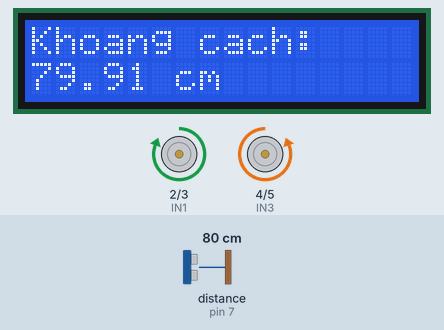
Bench run of a sketch on a simulated Arduino Uno, built with avr-gcc and run on an emulated ATmega328P. Shown: 16×2 character LCD, motor-driver pin pairs drawn as motors (green arrow = first pin HIGH = forward, orange = second pin HIGH = backward, longer = more drive). Wiring (inferred from the names in the program): ultrasonic range finder: trigger pin 8; echo pin 7. Inputs (shaded band) come from the test bench; at power-on: distance to the obstacle (sensor on pin 7) 80 cm. The echo pulse lasts 58.3 µs per cm.

Above: at 1.3 s.
1.4 s: distance to the obstacle (sensor on pin 7) set to 2 cm
At 3.3 s:
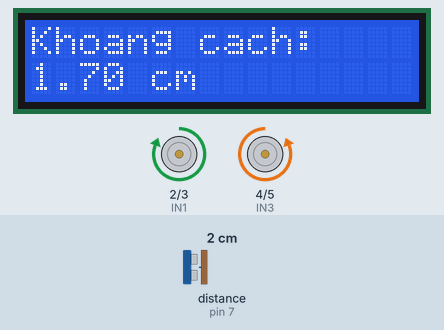
5.2 s: distance to the obstacle (sensor on pin 7) set to 4 cm
At 6.1 s:
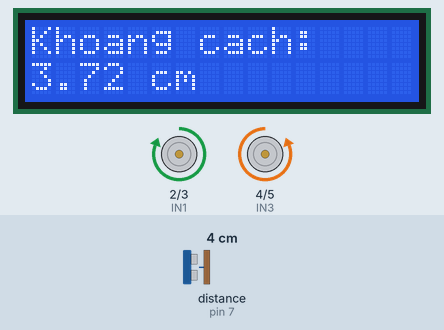
7.2 s: distance to the obstacle (sensor on pin 7) set to 9 cm
At 8.3 s:
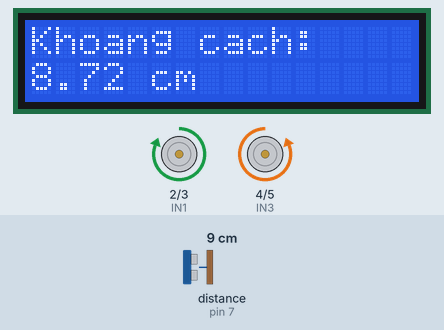
Timing chart, 0 to 10.2 s (numbered marks = the images above; inputs shaded):
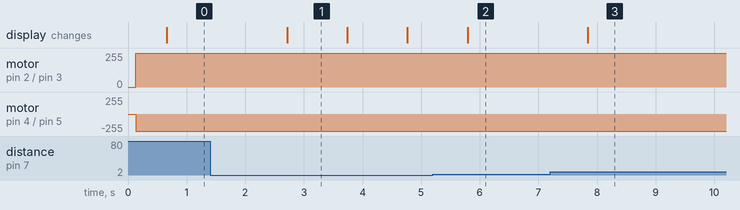

Measured:
- after the input at 1.4 s, the display: changes after 1.3 s (image 1)
- after the input at 5.2 s, the display: changes after 0.59 s (image 2)
- after the input at 7.2 s, the display: changes after 0.64 s (image 3)
- what the display in image 1 shows lasts 1.0 s, from 2.7 s to 3.7 s

The sketch:

Week7_Thuchanh2_Bai9.ino
```cpp
#include <Wire.h>
#include <LiquidCrystal_I2C.h>

const int echoPin = 7;
const int triggerPin = 8;

#define IN1 2
#define IN2 3
#define IN3 4
#define IN4 5

LiquidCrystal_I2C lcd(0x27, 16, 2);

void setup() {
  lcd.init();
  pinMode(IN1, OUTPUT);
  pinMode(IN2, OUTPUT);
  pinMode(IN3, OUTPUT);
  pinMode(IN4, OUTPUT);

  digitalWrite(IN1, 0);
  digitalWrite(IN2, 0);
  digitalWrite(IN3, 0);
  digitalWrite(IN4, 0);

  pinMode(echoPin, INPUT);
  pinMode(triggerPin, OUTPUT);
  lcd.begin(16, 2);
}

void loop() {
  digitalWrite(triggerPin, LOW);
  delayMicroseconds(2);
  digitalWrite(triggerPin, HIGH);
  delayMicroseconds(10);
  digitalWrite(triggerPin, LOW);

  long duration = pulseIn(echoPin, HIGH);
  float distance = duration * 0.0344 / 2;

  if(distance < 200){
    // Lui
    digitalWrite(IN1, 1);
    digitalWrite(IN2, 0);
    digitalWrite(IN3, 0);
    digitalWrite(IN4, 1);
    delay(500);
  }

  lcd.clear();
  lcd.setCursor(0,0);
  lcd.print("Khoang cach: ");
  lcd.setCursor(0,1);
  lcd.print(distance);
  lcd.println(" cm");

  delay(500);
}
```
